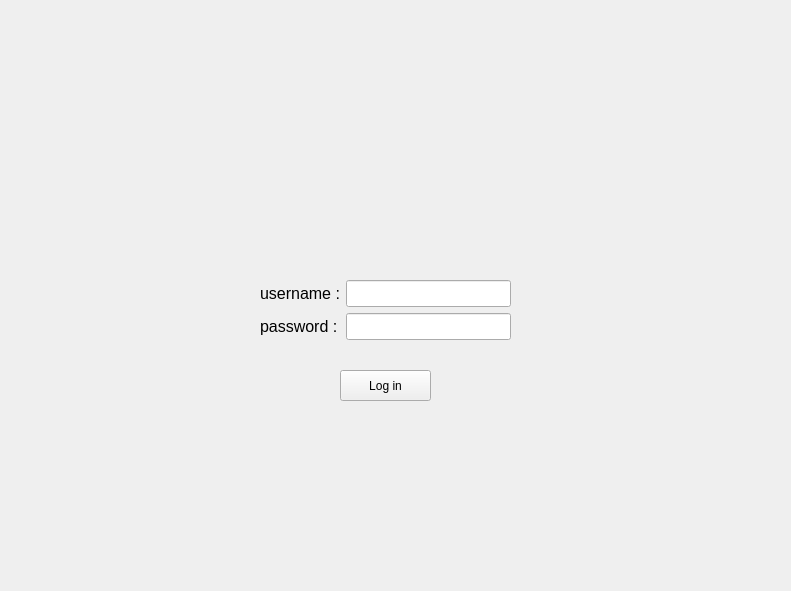
<?xml version="1.0" encoding="UTF-8"?>
<ui version="4.0">
 <class>Form</class>
 <widget class="QWidget" name="Form">
  <property name="geometry">
   <rect>
    <x>0</x>
    <y>0</y>
    <width>791</width>
    <height>591</height>
   </rect>
  </property>
  <property name="windowTitle">
   <string>Form</string>
  </property>
  <widget class="QWidget" name="formLayoutWidget">
   <property name="geometry">
    <rect>
     <x>260</x>
     <y>280</y>
     <width>251</width>
     <height>61</height>
    </rect>
   </property>
   <layout class="QFormLayout" name="formLayout">
    <item row="0" column="0">
     <widget class="QLabel" name="Username_Label">
      <property name="font">
       <font>
        <pointsize>12</pointsize>
       </font>
      </property>
      <property name="text">
       <string>username :</string>
      </property>
     </widget>
    </item>
    <item row="0" column="1">
     <widget class="QLineEdit" name="username_lineEdit">
      <property name="font">
       <font>
        <pointsize>12</pointsize>
       </font>
      </property>
     </widget>
    </item>
    <item row="1" column="1">
     <widget class="QLineEdit" name="password_lineEdit">
      <property name="font">
       <font>
        <pointsize>12</pointsize>
       </font>
      </property>
     </widget>
    </item>
    <item row="1" column="0">
     <widget class="QLabel" name="Password_Label">
      <property name="font">
       <font>
        <pointsize>12</pointsize>
       </font>
      </property>
      <property name="text">
       <string>password :</string>
      </property>
     </widget>
    </item>
   </layout>
  </widget>
  <widget class="QPushButton" name="login_btn">
   <property name="geometry">
    <rect>
     <x>340</x>
     <y>370</y>
     <width>91</width>
     <height>31</height>
    </rect>
   </property>
   <property name="text">
    <string>Log in</string>
   </property>
  </widget>
 </widget>
 <resources/>
 <connections/>
</ui>
